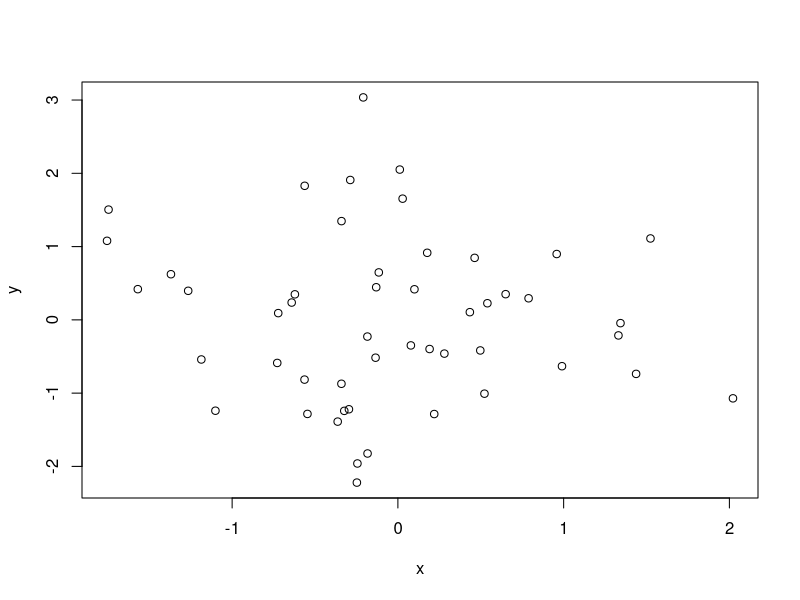

Generate this figure with R:
#This is just an appendix a from 
#R-intro by cran.r-project.org

#Generate two pseudo random normarl vectors of
#x and y-coordiates
x <- rnorm(50)
y <- rnorm(x)
print(x)
print(y)
plot(x,y)

#See which R object are now in the R workspace
ls()

#remove objects no longer needed. (Clean up)
rm(x,y)

#Generate a sequence x = {1, 2, 3, ... , 20}
x <- 1:20
w <- 1 + sqrt(x)/2  #A 'weight' vector of standard deviations
print(x)
print(w)

dummy <- data.frame(x=x, y= x + rnorm(x)*w)
print(dummy) #Make a data frame of two columns, x and y
fm <- lm(y~x, data=dummy) #lm stand for linear models

#Fit a simple linear regression and look at the analysis.
#With y to the left of the tilde, we are modelling y dependent on x
summary(fm)
